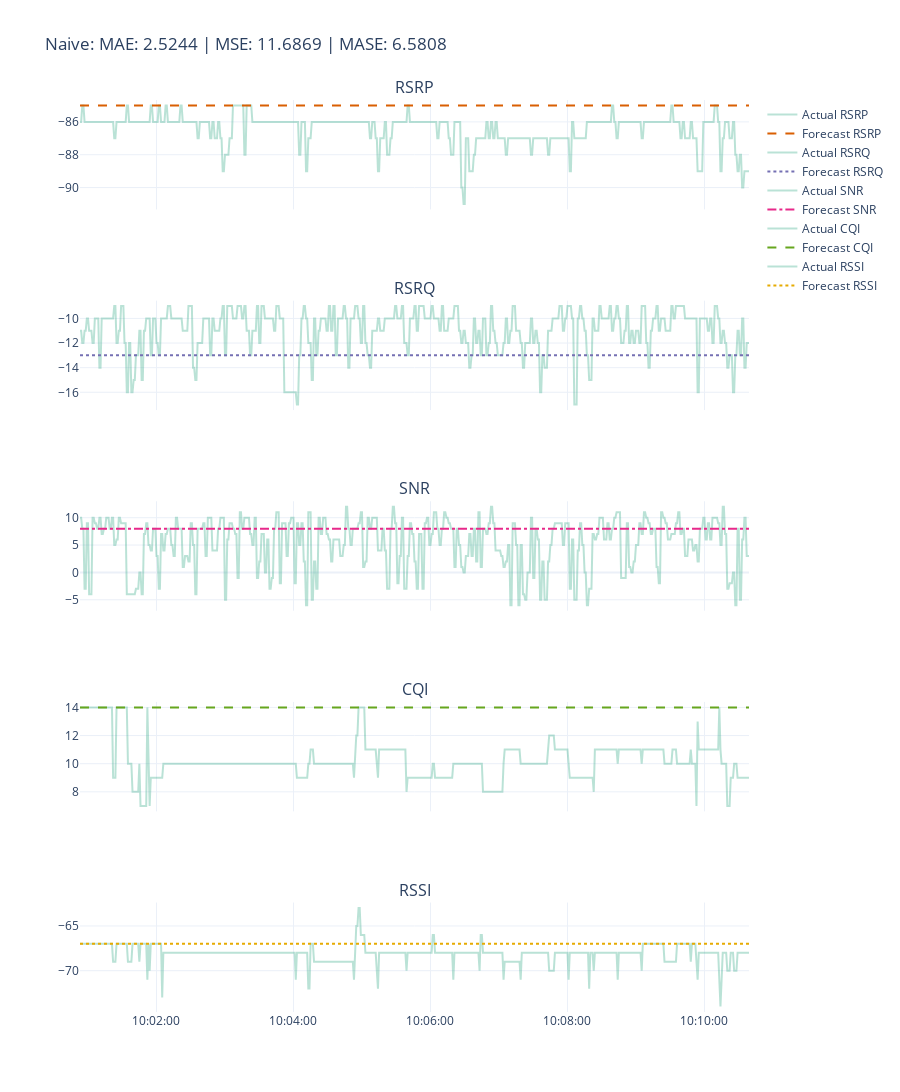

The cell this chart's notebook holds for it:
### Code cell
fig = plot_forecast(
    ts_actual,
    y_pred,
    title=f"{name}: MAE: {metrics['MAE']:.4f} | MSE: {metrics['MSE']:.4f} | MASE: {metrics['MASE']:.4f}",
)
fig.show()
# fig.write_image("imgs/chapter_4/ma.png")

### Figure 1 — Plotly figure (JSON) as saved in the notebook; plotly's stock layout.template omitted (floating-point values rounded to 4 significant figures; data arrays with more than 128 entries replaced by an {"elided": "..."} marker saying what was removed)
{"data": [{"line": {"color": "rgba(27,158,119, 0.3)"}, "mode": "lines", "name": "Actual RSRP", "type": "scatter", "x": {"elided": "587 str values"}, "xaxis": "x", "y": {"elided": "587 int values"}, "yaxis": "y"}, {"line": {"color": "rgba(217,95,2, 1)", "dash": "dash"}, "mode": "lines", "name": "Forecast RSRP", "type": "scatter", "x": {"elided": "587 str values"}, "xaxis": "x", "y": {"elided": "587 int values"}, "yaxis": "y"}, {"line": {"color": "rgba(27,158,119, 0.3)"}, "mode": "lines", "name": "Actual RSRQ", "type": "scatter", "x": {"elided": "587 str values"}, "xaxis": "x2", "y": {"elided": "587 int values"}, "yaxis": "y2"}, {"line": {"color": "rgba(117,112,179, 1)", "dash": "dot"}, "mode": "lines", "name": "Forecast RSRQ", "type": "scatter", "x": {"elided": "587 str values"}, "xaxis": "x2", "y": {"elided": "587 int values"}, "yaxis": "y2"}, {"line": {"color": "rgba(27,158,119, 0.3)"}, "mode": "lines", "name": "Actual SNR", "type": "scatter", "x": {"elided": "587 str values"}, "xaxis": "x3", "y": {"elided": "587 int values"}, "yaxis": "y3"}, {"line": {"color": "rgba(231,41,138, 1)", "dash": "dashdot"}, "mode": "lines", "name": "Forecast SNR", "type": "scatter", "x": {"elided": "587 str values"}, "xaxis": "x3", "y": {"elided": "587 int values"}, "yaxis": "y3"}, {"line": {"color": "rgba(27,158,119, 0.3)"}, "mode": "lines", "name": "Actual CQI", "type": "scatter", "x": {"elided": "587 str values"}, "xaxis": "x4", "y": {"elided": "587 int values"}, "yaxis": "y4"}, {"line": {"color": "rgba(102,166,30, 1)", "dash": "dash"}, "mode": "lines", "name": "Forecast CQI", "type": "scatter", "x": {"elided": "587 str values"}, "xaxis": "x4", "y": {"elided": "587 int values"}, "yaxis": "y4"}, {"line": {"color": "rgba(27,158,119, 0.3)"}, "mode": "lines", "name": "Actual RSSI", "type": "scatter", "x": {"elided": "587 str values"}, "xaxis": "x5", "y": {"elided": "587 int values"}, "yaxis": "y5"}, {"line": {"color": "rgba(230,171,2, 1)", "dash": "dot"}, "mode": "lines", "name": "Forecast RSSI", "type": "scatter", "x": {"elided": "587 str values"}, "xaxis": "x5", "y": {"elided": "587 int values"}, "yaxis": "y5"}], "layout": {"annotations": [{"font": {"size": 16}, "showarrow": false, "text": "RSRP", "x": 0.5, "xanchor": "center", "xref": "paper", "y": 1, "yanchor": "bottom", "yref": "paper"}, {"font": {"size": 16}, "showarrow": false, "text": "RSRQ", "x": 0.5, "xanchor": "center", "xref": "paper", "y": 0.78, "yanchor": "bottom", "yref": "paper"}, {"font": {"size": 16}, "showarrow": false, "text": "SNR", "x": 0.5, "xanchor": "center", "xref": "paper", "y": 0.56, "yanchor": "bottom", "yref": "paper"}, {"font": {"size": 16}, "showarrow": false, "text": "CQI", "x": 0.5, "xanchor": "center", "xref": "paper", "y": 0.34, "yanchor": "bottom", "yref": "paper"}, {"font": {"size": 16}, "showarrow": false, "text": "RSSI", "x": 0.5, "xanchor": "center", "xref": "paper", "y": 0.12, "yanchor": "bottom", "yref": "paper"}], "height": 1500, "showlegend": true, "title": {"text": "Naive: MAE: 2.5244 | MSE: 11.6869 | MASE: 6.5808"}, "xaxis": {"anchor": "y", "domain": [0, 1], "matches": "x5", "showticklabels": false, "tickformat": "%H:%M:%S"}, "xaxis2": {"anchor": "y2", "domain": [0, 1], "matches": "x5", "showticklabels": false, "tickformat": "%H:%M:%S"}, "xaxis3": {"anchor": "y3", "domain": [0, 1], "matches": "x5", "showticklabels": false, "tickformat": "%H:%M:%S"}, "xaxis4": {"anchor": "y4", "domain": [0, 1], "matches": "x5", "showticklabels": false, "tickformat": "%H:%M:%S"}, "xaxis5": {"anchor": "y5", "domain": [0, 1], "tickformat": "%H:%M:%S"}, "yaxis": {"anchor": "x", "domain": [0.88, 1]}, "yaxis2": {"anchor": "x2", "domain": [0.66, 0.78]}, "yaxis3": {"anchor": "x3", "domain": [0.44, 0.56]}, "yaxis4": {"anchor": "x4", "domain": [0.22, 0.34]}, "yaxis5": {"anchor": "x5", "domain": [0, 0.12]}}}
